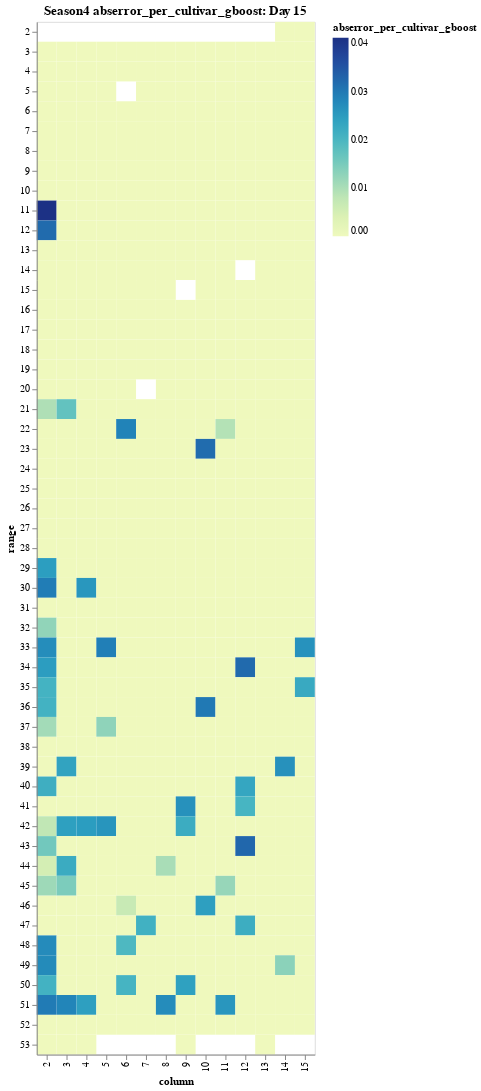

Notebook code cell kept with this figure:
### Code cell
import altair as alt

maxColumn = cdf.describe().loc['max','column']
maxRange = cdf.describe().loc['max','range']

# this accumulates, so should be cleared out before each rendering
plotlist = []
selectedDay = 15
plotFeature = 'abserror_per_cultivar_gboost'
#plotFeature = 'leaf_angle_mean'
plotdf = renderCanopyHeightOnDay(combine_df,selectedDay,plotFeature)


charttitle = 'Season4 '+ plotFeature+': Day '+str(selectedDay)
alt.Chart(plotdf,title=charttitle).mark_rect().encode(
x='column:O',
y='range:O',
color=plotFeature+':Q',
tooltip=[
    alt.Tooltip('cultivar:O', title='Cultivar'),
    alt.Tooltip(plotFeature+':Q', title=plotFeature),
    alt.Tooltip('range:O',title='range'),
    alt.Tooltip('column:O',title='column')
]
)

### Figure 1 — Vega-Lite specification as saved in the notebook (floating-point values rounded to 4 significant figures; data arrays with more than 128 entries replaced by an {"elided": "..."} marker saying what was removed)
{"config": {"view": {"continuousWidth": 400, "continuousHeight": 300}}, "data": {"name": "data-5cd96cdb2ba339f57f77b0fac5d14bb1"}, "mark": "rect", "encoding": {"color": {"type": "quantitative", "field": "abserror_per_cultivar_gboost"}, "tooltip": [{"type": "ordinal", "field": "cultivar", "title": "Cultivar"}, {"type": "quantitative", "field": "abserror_per_cultivar_gboost", "title": "abserror_per_cultivar_gboost"}, {"type": "ordinal", "field": "range", "title": "range"}, {"type": "ordinal", "field": "column", "title": "column"}], "x": {"type": "ordinal", "field": "column"}, "y": {"type": "ordinal", "field": "range"}}, "title": "Season4 abserror_per_cultivar_gboost: Day 15", "$schema": "https://vega.github.io/schema/vega-lite/v4.8.1.json", "datasets": {"data-5cd96cdb2ba339f57f77b0fac5d14bb1": {"elided": "703 records"}}}
